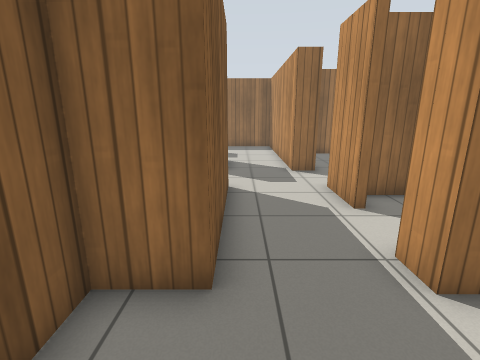
View 1 (above)

12 first-person views from a walk through a robot-simulator world made for Gazebo. The camera is 1.2 m above the floor, tilts 14° down and sees 85° across. The lines on the ground mark 1 m squares. The floor is counted in squares, 0.5 m on a side. Each view is taken from the middle of a square. On the plan, view 1 faces up. The plan holds only what a view shows up to about 17 squares ahead; the rest is blank. Gazebo's built-in surfaces are drawn with simple patterns.

View 2
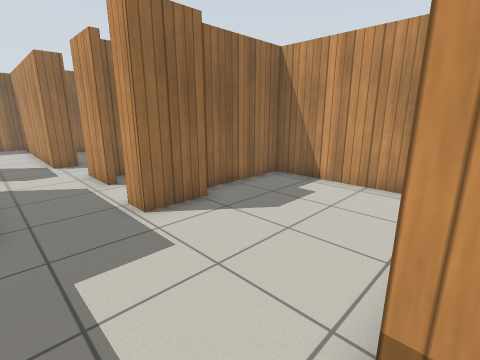

View 3
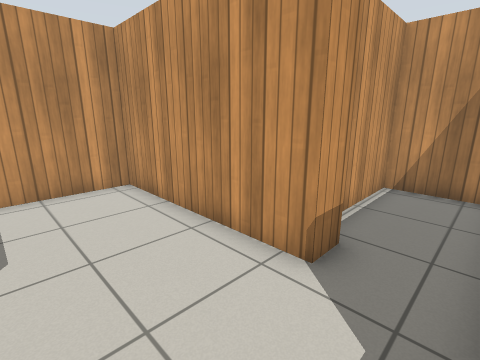

View 4
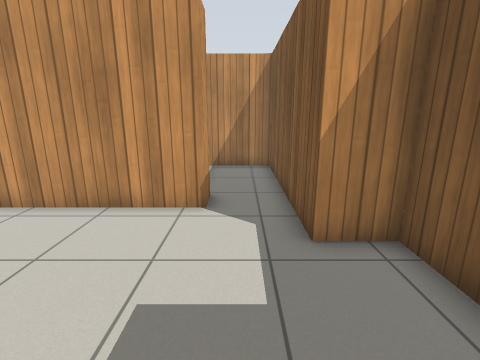

View 5
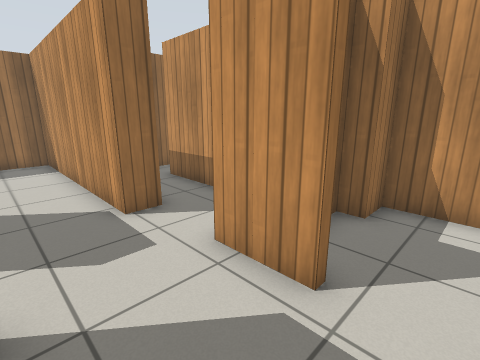

View 6
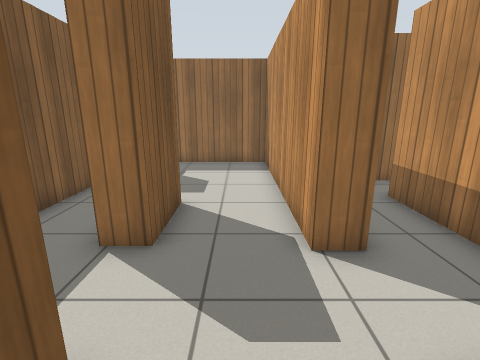

View 7
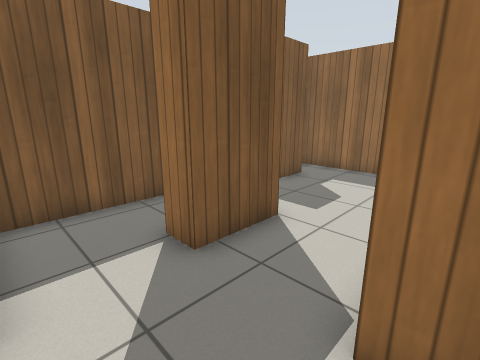

View 8
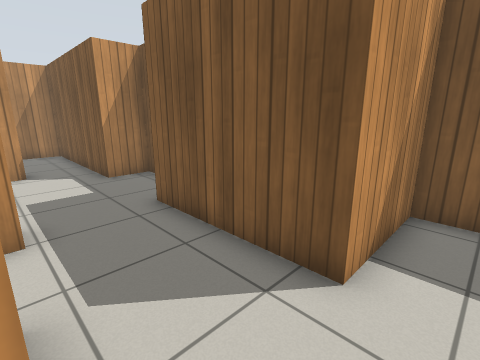

View 9
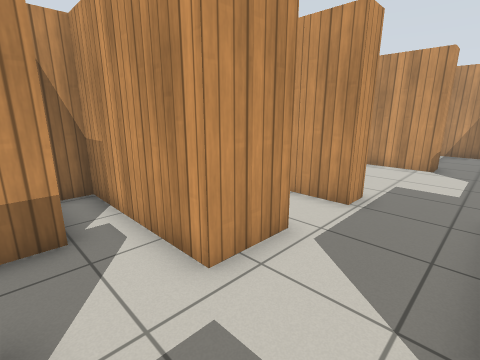

View 10
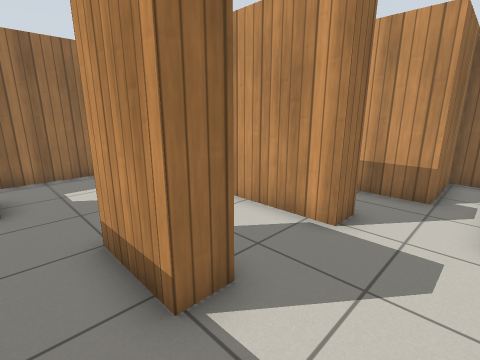

View 11
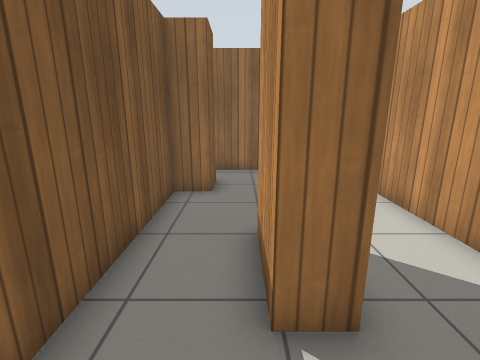

View 12
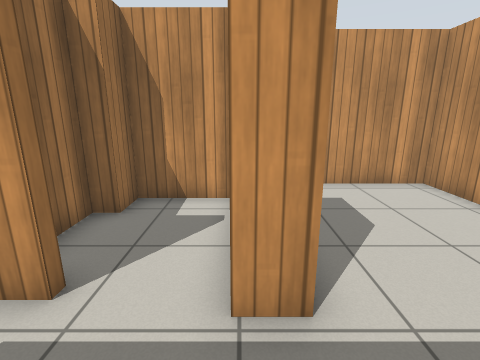

### Floor plan
Ten units are one square. View 1 is at (0, 0); x grows to the right and y downward. Boxes are objects, and circles mark ways between rooms. Rooms are numbered by the first view taken in them; rooms with no view inside come last. Other rooms are left out.
<svg viewBox="-46 -210 142 300">
<path fill="none" stroke="#000" d="M19 36 19 26 91 26 91 -38 51 -38M48 -32 27 -32 27 -41M-4 -45 -4 -32 -21 -32 -21 7 -4 7 -4 84 2 85M0 85 27 85 27 52M34 -65 30 -65 30 -87M27 -41 46 -41M-4 -87 -4 -45M74 -43 74 -70 62 -70 62 -77 36 -77M-6 -140 -6 -115 -16 -115 -16 -140M34 -113 23 -113 23 -205 -41 -205M-29 -186 -29 -171 -41 -171 -41 -87 -4 -87"/>
<circle cx="10" cy="-35" r="3" fill="#2a7"/>
<circle cx="10" cy="-75" r="3" fill="#2a7"/>
<text x="30" y="10">1</text>
<text x="30" y="-60">2</text>
<text x="0" y="-140">3</text>
</svg>
Room 1 opens to room 2. Room 2 opens to room 3.

Where each view was taken, in squares from view 1:
view 1: 0 up, 0 right, facing up
view 2: 3 down, 0 right, facing up-right
view 3: 1 up, 0 right, facing down-right
view 4: 4 up, 1 right, facing down
view 5: 5 up, 0 right, facing up-right
view 6: 7 up, 1 right, facing up
view 7: 9 up, 3 right, facing up-left
view 8: 10 up, 3 right, facing down-left
view 9: 11 up, 0 right, facing down-right
view 10: 9 up, 3 left, facing up-right
view 11: 9 up, 2 left, facing up
view 12: 4 up, 0 right, facing right
